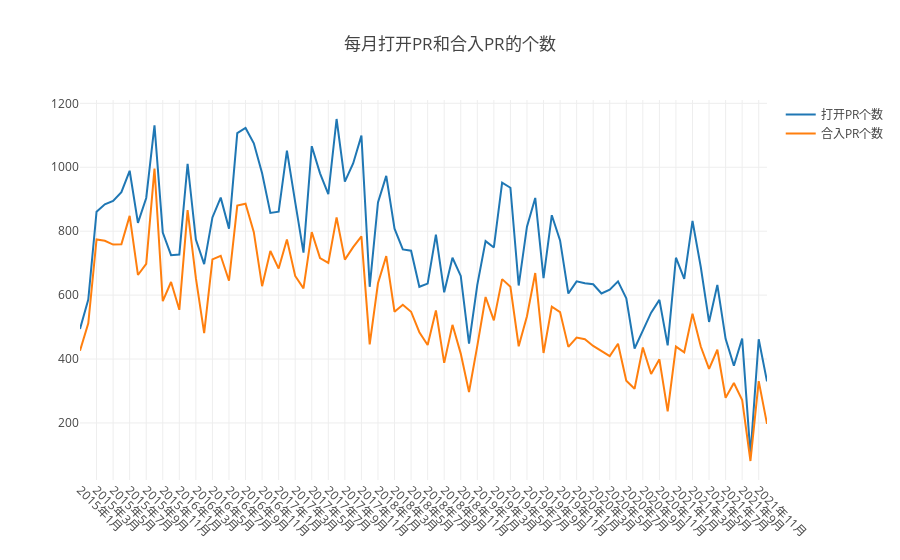

Source (notebook cell):
### Markdown cell above
---

### **3. 每月打开PR和合入PR的个数**

### Code cell
// 3、每月打开PR和合入PR的个数
var openDigger = require('../src/open_digger');
var our_repo_id = 20580498;
var startYear = 2015, endYear = 2021;
var years = Array.from({length: endYear - startYear + 1}, (_, i) => i + startYear);
var startMonth = 1, endMonth = 12;
var months = Array.from( {length: endMonth - startMonth + 1}, (_, i) => i + startMonth);

var times = Array();
for(let i = 0; i < years.length; i++) {
    for(let j = 0; j < months.length; j++) times.push({'y': years[i], 'm': months[j]});
}
times_axis = times.map(time => time['y'].toString() + '年' + time['m'].toString()+ '月');

Promise.all(times.map(time =>{
    return openDigger.driver.clickhouse.query(`select count(if(action='opened', 1, null)) as open,
    count(if(pull_merged=1, 1, null)) as merge from github_log.events where repo_id=${our_repo_id} and toMonth(created_at)=${time['m']} and toYear(created_at)=${time['y']} and type='PullRequestEvent'`); 
})).then(data => {
    var openCount = [], mergeCount = [], tableData = [];
    data.forEach((d, i) => {
        openCount.push(d[0].open);
        mergeCount.push(d[0].merge);
        tableData.push({'time': times_axis[i], 'open': openCount[openCount.length-1], 'merge': mergeCount[mergeCount.length-1]});
    });
    console.table(tableData.map((d) => {
        return {
            '月份': d.time,
            '每月打开PR个数': d.open,
            '每月合入PR个数': d.merge,
        };
    }));
    openDigger.render.plotly([
        {x: times_axis, y: openCount, mode: 'scatter', name: '打开PR个数'},
        {x: times_axis, y: mergeCount, mode: 'scatter', name: '合入PR个数'},
    ], {
        title: '每月打开PR和合入PR的个数',
        xaxis: {type: 'category',tickangle: 45}
    });
})

### Figure 1 — Plotly figure (JSON) as saved in the notebook; plotly's stock layout.template omitted (floating-point values rounded to 4 significant figures)
{"data": [{"mode": "scatter", "name": "打开PR个数", "x": ["2015年1月", "2015年2月", "2015年3月", "2015年4月", "2015年5月", "2015年6月", "2015年7月", "2015年8月", "2015年9月", "2015年10月", "2015年11月", "2015年12月", "2016年1月", "2016年2月", "2016年3月", "2016年4月", "2016年5月", "2016年6月", "2016年7月", "2016年8月", "2016年9月", "2016年10月", "2016年11月", "2016年12月", "2017年1月", "2017年2月", "2017年3月", "2017年4月", "2017年5月", "2017年6月", "2017年7月", "2017年8月", "2017年9月", "2017年10月", "2017年11月", "2017年12月", "2018年1月", "2018年2月", "2018年3月", "2018年4月", "2018年5月", "2018年6月", "2018年7月", "2018年8月", "2018年9月", "2018年10月", "2018年11月", "2018年12月", "2019年1月", "2019年2月", "2019年3月", "2019年4月", "2019年5月", "2019年6月", "2019年7月", "2019年8月", "2019年9月", "2019年10月", "2019年11月", "2019年12月", "2020年1月", "2020年2月", "2020年3月", "2020年4月", "2020年5月", "2020年6月", "2020年7月", "2020年8月", "2020年9月", "2020年10月", "2020年11月", "2020年12月", "2021年1月", "2021年2月", "2021年3月", "2021年4月", "2021年5月", "2021年6月", "2021年7月", "2021年8月", "2021年9月", "2021年10月", "2021年11月", "2021年12月"], "y": ["494", "586", "861", "884", "895", "922", "989", "826", "904", "1131", "796", "725", "727", "1011", "774", "697", "843", "905", "808", "1107", "1123", "1075", "981", "857", "861", "1052", "891", "733", "1066", "981", "916", "1151", "955", "1012", "1099", "626", "890", "973", "808", "743", "739", "626", "636", "789", "609", "717", "660", "448", "632", "769", "749", "952", "936", "630", "814", "904", "653", "850", "771", "605", "643", "637", "634", "605", "617", "643", "590", "433", "489", "545", "585", "443", "717", "651", "832", "688", "516", "632", "463", "379", "464", "100", "462", "330"]}, {"mode": "scatter", "name": "合入PR个数", "x": ["2015年1月", "2015年2月", "2015年3月", "2015年4月", "2015年5月", "2015年6月", "2015年7月", "2015年8月", "2015年9月", "2015年10月", "2015年11月", "2015年12月", "2016年1月", "2016年2月", "2016年3月", "2016年4月", "2016年5月", "2016年6月", "2016年7月", "2016年8月", "2016年9月", "2016年10月", "2016年11月", "2016年12月", "2017年1月", "2017年2月", "2017年3月", "2017年4月", "2017年5月", "2017年6月", "2017年7月", "2017年8月", "2017年9月", "2017年10月", "2017年11月", "2017年12月", "2018年1月", "2018年2月", "2018年3月", "2018年4月", "2018年5月", "2018年6月", "2018年7月", "2018年8月", "2018年9月", "2018年10月", "2018年11月", "2018年12月", "2019年1月", "2019年2月", "2019年3月", "2019年4月", "2019年5月", "2019年6月", "2019年7月", "2019年8月", "2019年9月", "2019年10月", "2019年11月", "2019年12月", "2020年1月", "2020年2月", "2020年3月", "2020年4月", "2020年5月", "2020年6月", "2020年7月", "2020年8月", "2020年9月", "2020年10月", "2020年11月", "2020年12月", "2021年1月", "2021年2月", "2021年3月", "2021年4月", "2021年5月", "2021年6月", "2021年7月", "2021年8月", "2021年9月", "2021年10月", "2021年11月", "2021年12月"], "y": ["426", "512", "774", "770", "758", "759", "848", "663", "698", "996", "581", "641", "554", "866", "653", "481", "712", "723", "645", "880", "886", "797", "628", "738", "683", "774", "660", "621", "797", "716", "701", "843", "711", "750", "784", "446", "637", "722", "548", "570", "548", "484", "444", "552", "388", "507", "417", "297", "441", "594", "521", "650", "626", "440", "534", "669", "419", "564", "547", "438", "467", "462", "441", "425", "409", "448", "332", "307", "436", "353", "399", "236", "439", "421", "542", "439", "369", "429", "279", "325", "272", "81", "331", "197"]}], "layout": {"autosize": true, "title": {"text": "每月打开PR和合入PR的个数"}, "xaxis": {"autorange": true, "range": [0, 83], "tickangle": 45, "type": "category"}, "yaxis": {"autorange": true, "range": [21.56, 1210.0], "type": "linear"}}}
